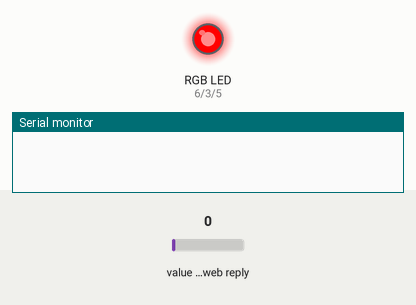
Bench run of a sketch on a simulated Arduino Uno, built for the host (arithmetic inside an expression is 32-bit, double 64-bit). On the bench: an RGB LED mixed from three pins (HIGH = lit), the last lines printed to the serial monitor. The test bench sets the inputs (shaded band); at power-on: value in the web reply 0. WiFi joins after 1.5 s; servers stay silent unless stated; web services answer with replies made up by the test bench.

Above: at 0.3 s.
At 0.8 s:
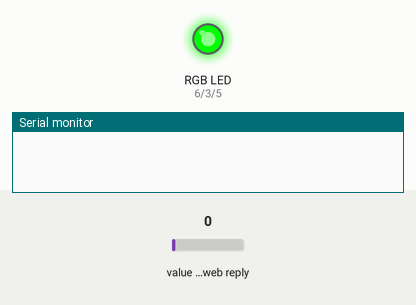
At 1.8 s:
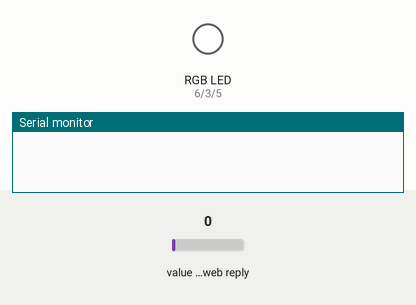
At 3.3 s:
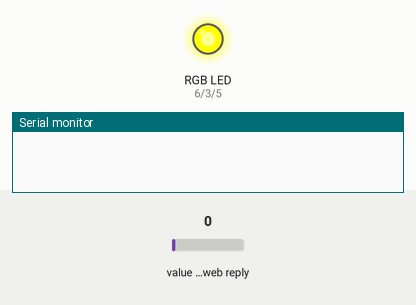
At 6.3 s:
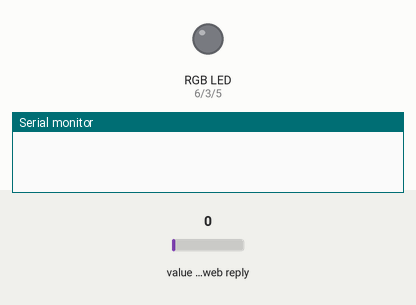
At 16.5 s:
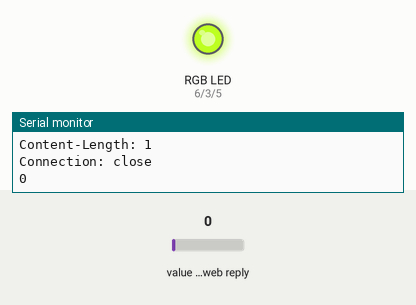
Timing chart, 0 to 18.0 s (numbered marks = the images above):
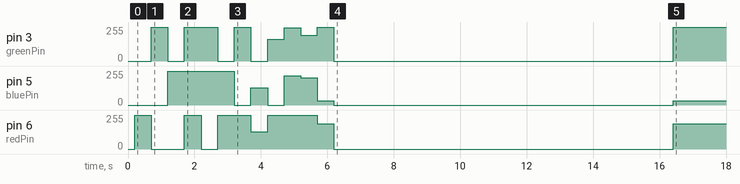

Measured:
- by itself, pin 6 (redPin): 255/255 → 0/255 at 0.70 s, → 255/255 1.0 s later, → 0/255 0.50 s later, → 255/255 0.50 s later, … (9 changes in this stretch)
- by itself, pin 5 (bluePin): 255/255 → 0/255 at 3.2 s, → 128/255 0.50 s later, → 0/255 0.50 s later, → 220/255 0.50 s later, … (8 changes in this stretch)

The sketch:

ThingSpeak_CheerLights.ino
```cpp
/*

 CheerLights!

 CheerLights Channel --> Arduino Ethernet --> RGB led

 This sketch subscribes to the CheerLights ThingSpeak Channel and relays the
 last command from the Internet to an RGB led (from Evil Mad Scientist). This
 sketch uses DHCP to obtain an IP address automatically and requires Arduino 1.0.

 Arduino Requirements:

   * Arduino Ethernet (or Arduino + Ethernet Shield)
   * Arduino 1.0 IDE

     http://www.digitalmisery.com/wp-content/uploads/2011/11/GEColorEffects-Arduino-1.0.zip

 Network Requirements:

   * Ethernet port on Router
   * DHCP enabled on Router
   * Unique MAC Address for Arduino

 Getting a Globally Unique MAC Address from ThingSpeak:

   * Sign Up for New User Account - https://www.thingspeak.com/users/new
   * Register your Arduino by selecting Devices, Add New Device
   * Once the Arduino is registered, click Generate Unique MAC Address
   * Enter the new MAC Address in this sketch under "Local Network Settings"

 Created: Novemeber 29, 2011 by Hans Scharler - http://www.iamshadowlord.com

 Additional Credits:
 http://www.digitalmisery.com
 http://www.deepdarc.com

 To join the CheerLights project, visit http://www.cheerlights.com

*/

#include <SPI.h>
#include <Ethernet.h>

// these are the colors supported by CheerLights
const int COLOR_WHITE = 0;
const int COLOR_BLACK = 1;
const int COLOR_RED = 2;
const int COLOR_GREEN = 3;
const int COLOR_BLUE = 4;
const int COLOR_CYAN = 5;
const int COLOR_MAGENTA = 6;
const int COLOR_YELLOW = 7;
const int COLOR_PURPLE = 8;
const int COLOR_ORANGE = 9;
const int COLOR_WARMWHITE = 10;
const int COLOR_PINK = 11; // pink added to CheerLights 12/20/13

// RGB led Setup
int redPin = 6;
int greenPin = 3;
int bluePin = 5;

static uint16_t c;

// Local Network Settings
byte mac[] = { 0xD4, 0x28, 0xB2, 0xFF, 0x50, 0xA2 }; // Must be unique on local network

// ThingSpeak Settings
char thingSpeakAddress[] = "api.thingspeak.com";
String thingSpeakChannel = "1417";                // Channel number of the CheerLights Channel
String thingSpeakField = "1";                     // Field number of the CheerLights commands
const int thingSpeakInterval = 16 * 1000;      // Time interval in milliseconds to get data from ThingSpeak (number of seconds * 1000 = interval)

// Variable Setup
long lastConnectionTime = 0;
String lastCommand = "";
boolean lastConnected = false;
int failedCounter = 0;

// Initialize Arduino Ethernet Client
EthernetClient client;

void setup() {
  // Setup Serial
  Serial.begin(9600);
  delay(100);

  Serial.flush();
  delay(100);

  pinMode(redPin, OUTPUT);
  pinMode(greenPin, OUTPUT);
  pinMode(bluePin, OUTPUT);

  // test the led
  testLeds(500);

  // Start Ethernet on Arduino
  startEthernet();
}

void loop() {

  // Process CheerLights Commands
  if(client.available() > 0)
  {
    delay(100);

    String response;
    char charIn;

    do {
        charIn = client.read(); // read a char from the buffer
//Serial.println(charIn);
        response += charIn; // append that char to the string response
        // restart storing of response if status is ok, so we don't waste a lot of memory
        if (response.indexOf("Status: 200") > 0) {
          response = "";
        }
      } while (client.available() > 0);
    Serial.println(response);

    // Send matching commands to the RGB led
    if (response.indexOf("white") > 0)
    {
        lastCommand = "white";
        ledColor(COLOR_WHITE);
    }
    else if (response.indexOf("black") > 0)
    {
        lastCommand = "black";
        ledColor(COLOR_BLACK);
    }
    else if (response.indexOf("red") > 0)
    {
        lastCommand = "red";
        ledColor(COLOR_RED);
    }
    else if (response.indexOf("green") > 0)
    {
        lastCommand = "green";
        ledColor(COLOR_GREEN);
    }
    else if (response.indexOf("blue") > 0)
    {
        lastCommand = "blue";
        ledColor(COLOR_BLUE);
    }
    else if (response.indexOf("cyan") > 0)
    {
        lastCommand = "cyan";
        ledColor(COLOR_CYAN);
    }
    else if (response.indexOf("magenta") > 0)
    {
        lastCommand = "magenta";
        ledColor(COLOR_MAGENTA);
    }
    else if (response.indexOf("yellow") > 0)
    {
        lastCommand = "yellow";
        ledColor(COLOR_YELLOW);
    }
    else if (response.indexOf("purple") > 0)
    {
        lastCommand = "purple";
        ledColor(COLOR_PURPLE);
    }
    else if (response.indexOf("orange") > 0)
    {
        lastCommand = "orange";
        ledColor(COLOR_ORANGE);
    }
    else if (response.indexOf("warmwhite") > 0)
    {
        lastCommand = "warmwhite";
        ledColor(COLOR_WARMWHITE);
    }
    else if (response.indexOf("pink") > 0)
    {
        // pink added to CheerLights 12/20/13
        lastCommand = "pink";
        ledColor(COLOR_PINK);
    }
    else
    {
        //Serial.println(response);
        lastCommand = "(no match)";
        ledColor(-1);
    }

    // Echo command
    delay(200);
    Serial.println("CheerLight Command Received: "+lastCommand);
    Serial.println();
    delay(200);

  }

    // Disconnect from ThingSpeak
  if (!client.connected() && lastConnected)
  {
    Serial.println("...disconnected");
    Serial.println();

    client.stop();
  }

  // Subscribe to ThingSpeak Channel and Field
  if(!client.connected() && (millis() - lastConnectionTime > thingSpeakInterval))
  {
    subscribeToThingSpeak(thingSpeakChannel, thingSpeakField);
  }

  // Check if Arduino Ethernet needs to be restarted
  if (failedCounter > 3 ) {startEthernet();}

  lastConnected = client.connected();

} // End loop

void subscribeToThingSpeak(String tsChannel, String tsField)
{
  if (client.connect(thingSpeakAddress, 80))
  {
    Serial.println("Connecting to ThingSpeak...");
    Serial.println();

    failedCounter = 0;

    client.println("GET /channels/"+tsChannel+"/field/"+tsField+"/last.txt HTTP/1.0");
    client.println();

    lastConnectionTime = millis();
  }
  else
  {
    failedCounter++;

    Serial.println("Connection to ThingSpeak Failed ("+String(failedCounter, DEC)+")");
    Serial.println();

    lastConnectionTime = millis();
  }
}

void startEthernet()
{

  client.stop();

  Serial.println("Connecting Arduino to network...");
  Serial.println();

  delay(1000);

  // Connect to network and obtain an IP address using DHCP
  if (Ethernet.begin(mac) == 0)
  {
    Serial.println("DHCP Failed, reset Arduino to try again");
    Serial.println();
  }
  else
  {
    Serial.println("Arduino connected to network using DHCP");
    Serial.println(Ethernet.localIP());
    Serial.println();
  }

  delay(1000);
}

void ledsoff()
{
  digitalWrite(redPin, LOW);
  digitalWrite(greenPin, LOW);
  digitalWrite(bluePin, LOW);
}

void ledColor(int color)
{
  switch (color) {
    case COLOR_WHITE:
      digitalWrite(redPin, HIGH);
      digitalWrite(greenPin, HIGH);
      digitalWrite(bluePin, HIGH);
      break;
    case COLOR_BLACK:
      // black is basically all leds off
      ledsoff();
      break;
    case COLOR_RED:
      digitalWrite(redPin, HIGH);
      digitalWrite(greenPin, LOW);
      digitalWrite(bluePin, LOW);
      break;
    case COLOR_GREEN:
      digitalWrite(redPin, LOW);
      digitalWrite(greenPin, HIGH);
      digitalWrite(bluePin, LOW);
      break;
    case COLOR_BLUE:
      digitalWrite(redPin, LOW);
      digitalWrite(greenPin, LOW);
      digitalWrite(bluePin, HIGH);
      break;
    case COLOR_CYAN:
      digitalWrite(redPin, LOW);
      digitalWrite(greenPin, HIGH);
      digitalWrite(bluePin, HIGH);
      break;
    case COLOR_MAGENTA:
      digitalWrite(redPin, HIGH);
      digitalWrite(greenPin, LOW);
      digitalWrite(bluePin, HIGH);
      break;
    case COLOR_YELLOW:
      digitalWrite(redPin, HIGH);
      digitalWrite(greenPin, HIGH);
      digitalWrite(bluePin, LOW);
      break;
    case COLOR_PURPLE:
      ledsoff();  // clear all colors: may not be needed, seen problem when analogWrite is called after a digitalWrite
      analogWrite(redPin, 128);
      analogWrite(greenPin, 0);
      analogWrite(bluePin, 128);
      break;
    case COLOR_ORANGE:
      ledsoff();  // clear all colors: may not be needed, seen problem when analogWrite is called after a digitalWrite
      // color: FFA500
      analogWrite(redPin, 255);
      analogWrite(greenPin, 165);
      analogWrite(bluePin, 0);
      break;
    case COLOR_WARMWHITE:
      ledsoff();  // clear all colors: may not be needed, seen problem when analogWrite is called after a digitalWrite
      // color: Cornsilk - FFF8DC
      analogWrite(redPin, 255);
      analogWrite(greenPin, 248);
      analogWrite(bluePin, 220);
      break;
    case COLOR_PINK:
      ledsoff();  // clear all colors: may not be needed, seen problem when analogWrite is called after a digitalWrite
      // color: FFC0CB
      analogWrite(redPin, 255);
      analogWrite(greenPin, 192);
      analogWrite(bluePin, 203);
      break;
    default:
      ledsoff();  // clear all colors: may not be needed, seen problem when analogWrite is called after a digitalWrite
      // show some kind of color just so we show something: BDFF21
      analogWrite(redPin, 189);
      analogWrite(greenPin, 255);
      analogWrite(bluePin, 33);
      break;
  }
}

void testLeds(int delayMs)
{
  ledColor(COLOR_RED);
  delay(delayMs);
  ledColor(COLOR_GREEN);
  delay(delayMs);
  ledColor(COLOR_BLUE);
  delay(delayMs);
  ledColor(COLOR_WHITE);
  delay(delayMs);
  ledColor(COLOR_CYAN);
  delay(delayMs);
  ledColor(COLOR_MAGENTA);
  delay(delayMs);
  ledColor(COLOR_YELLOW);
  delay(delayMs);
 ledColor(COLOR_PURPLE);
  delay(delayMs);
  ledColor(COLOR_ORANGE);
  delay(delayMs);
  ledColor(COLOR_WARMWHITE);
  delay(delayMs);
  ledColor(COLOR_PINK);
  delay(delayMs);
  ledColor(-1);
  delay(delayMs);
  ledsoff();
  delay(delayMs);
}
```
